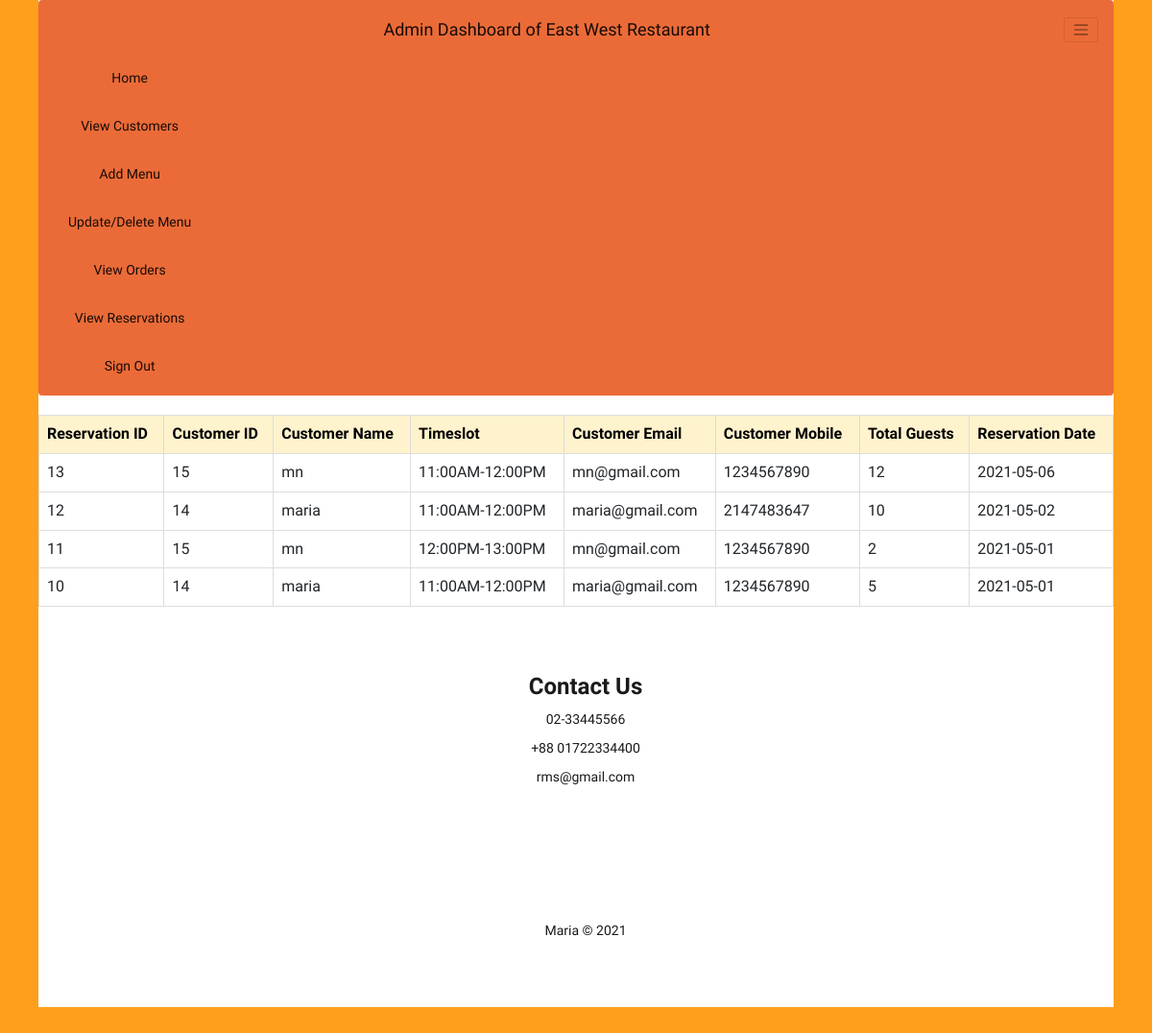
Screenshot of /admin/adres.php with the database file from the repository.
### tables this page shows
CREATE TABLE `reservation` (
  `r_id` int(255) NOT NULL,
  `customer_id` int(10) NOT NULL,
  `username` varchar(255) NOT NULL,
  `timeslot` varchar(255) NOT NULL,
  `cus_email` varchar(255) NOT NULL,
  `cus_mobile` varchar(255) NOT NULL,
  `guest_no` int(20) NOT NULL,
  `date` date NOT NULL
);

### admin/adres.php (the view, shortened to what this page needs)
<?php require 'adhead.php'; ?>
<html>
<body>
<table class="table table-bordered" class="table-warning" >
<tr class="table-warning">
<th class="table-warning"> Reservation ID</th>
<th class="table-warning" >Customer ID</th>
<th class="table-warning" >Customer Name</th>
<th class="table-warning" >Timeslot</th>
<th class="table-warning" >Customer Email</th>
<th class="table-warning" >Customer Mobile</th>
<th class="table-warning" >Total Guests</th>
<th class="table-warning" >Reservation Date</th>
<?php
           require 'addb.php';
           $sql="SELECT * FROM `reservation` ";
            $result=mysqli_query($conn,$sql);
			$total=mysqli_num_rows($result);
			if($total!=0)
			{
				while(($fetch=mysqli_fetch_assoc($result)))
				{
					echo "
					<tr>
					<td >".$fetch['r_id']."</td>
					<td>".$fetch['customer_id']."</td>
					<td>".$fetch['username']."</td>
					<td>".$fetch['timeslot']."</td>
					<td>".$fetch['cus_email']."</td>
					<td>".$fetch['cus_mobile']."</td>
					<td>".$fetch['guest_no']."</td>
					<td>".$fetch['date']."</td>
					";
				}
		    }
		    else
			{
			}
?>
</tr>
</table>
</body>
</html>
<?php require 'adfoot.php'; ?>

### admin/adhead.php (style rules this page uses)
body { font-family: 'Orelega One', cursive; background-color: white; color: #191a19; text-align: center; border: 40px solid #FF9F1C; border-top: 0px; margin: 0px; }

### admin/adres.php (style rules this page uses)
body { font-family: 'Orelega One', cursive; background-color: white; color: #191a19; text-align: center; border: 40px solid #FF9F1C; border-top: 0px; margin: 0px; }

### rows the page displays
reservation: r_id "13", customer "15", username "mn", timeslot "11:00AM-12:00PM", cus_email "mn@gmail.com", cus_mobile "1234567890", guest_no "12", date "2021-05-06"
reservation: r_id "12", customer "14", username "maria", timeslot "11:00AM-12:00PM", cus_email "maria@gmail.com", cus_mobile "2147483647", guest_no "10", date "2021-05-02"
reservation: r_id "11", customer "15", username "mn", timeslot "12:00PM-13:00PM", cus_email "mn@gmail.com", cus_mobile "1234567890", guest_no "2", date "2021-05-01"
reservation: r_id "10", customer "14", username "maria", timeslot "11:00AM-12:00PM", cus_email "maria@gmail.com", cus_mobile "1234567890", guest_no "5", date "2021-05-01"
